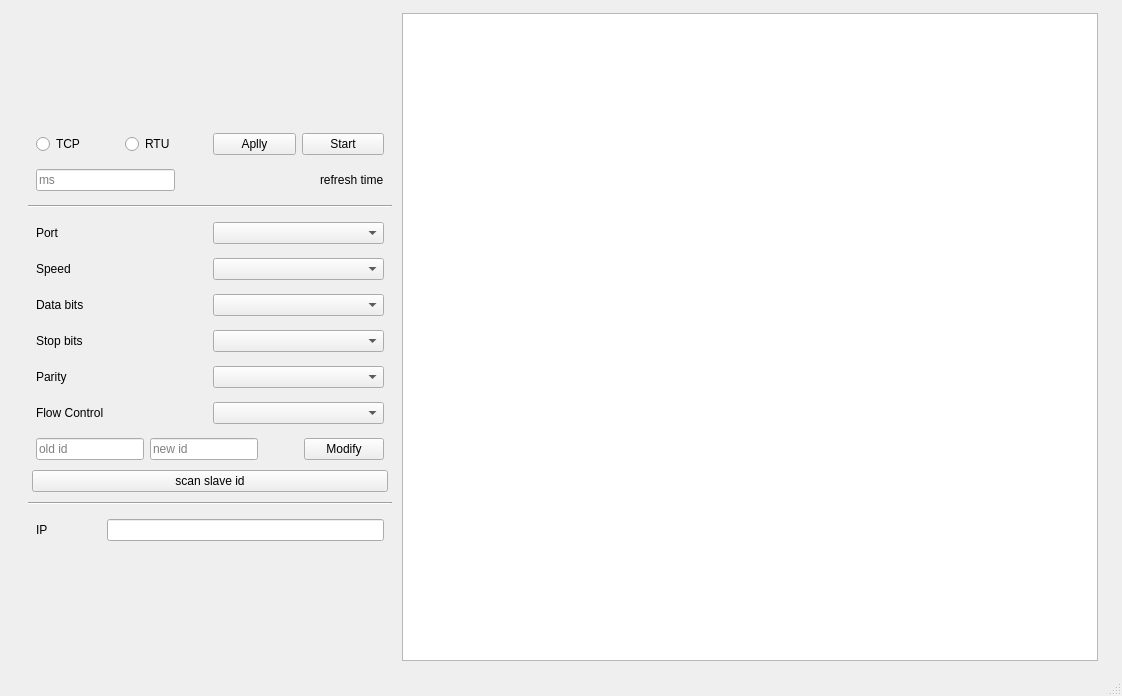
<?xml version="1.0" encoding="UTF-8"?>
<ui version="4.0">
 <class>Modbus</class>
 <widget class="QMainWindow" name="Modbus">
  <property name="enabled">
   <bool>true</bool>
  </property>
  <property name="geometry">
   <rect>
    <x>0</x>
    <y>0</y>
    <width>1122</width>
    <height>696</height>
   </rect>
  </property>
  <property name="windowTitle">
   <string>ModbusClient</string>
  </property>
  <widget class="QWidget" name="centralwidget">
   <layout class="QHBoxLayout" name="horizontalLayout_5" stretch="0">
    <property name="leftMargin">
     <number>20</number>
    </property>
    <property name="rightMargin">
     <number>20</number>
    </property>
    <item>
     <layout class="QHBoxLayout" name="horizontalLayout_2" stretch="0,1">
      <property name="leftMargin">
       <number>4</number>
      </property>
      <property name="topMargin">
       <number>4</number>
      </property>
      <property name="rightMargin">
       <number>4</number>
      </property>
      <property name="bottomMargin">
       <number>4</number>
      </property>
      <item>
       <layout class="QVBoxLayout" name="verticalLayout_4">
        <property name="leftMargin">
         <number>4</number>
        </property>
        <property name="topMargin">
         <number>4</number>
        </property>
        <property name="rightMargin">
         <number>4</number>
        </property>
        <property name="bottomMargin">
         <number>4</number>
        </property>
        <item>
         <spacer name="verticalSpacer">
          <property name="orientation">
           <enum>Qt::Vertical</enum>
          </property>
          <property name="sizeHint" stdset="0">
           <size>
            <width>20</width>
            <height>40</height>
           </size>
          </property>
         </spacer>
        </item>
        <item>
         <layout class="QVBoxLayout" name="vLayoutCtrl">
          <property name="leftMargin">
           <number>4</number>
          </property>
          <property name="topMargin">
           <number>4</number>
          </property>
          <property name="rightMargin">
           <number>4</number>
          </property>
          <property name="bottomMargin">
           <number>4</number>
          </property>
          <item>
           <layout class="QHBoxLayout" name="hLayoutCtrl">
            <property name="leftMargin">
             <number>4</number>
            </property>
            <property name="topMargin">
             <number>4</number>
            </property>
            <property name="rightMargin">
             <number>4</number>
            </property>
            <property name="bottomMargin">
             <number>4</number>
            </property>
            <item>
             <widget class="QRadioButton" name="radioButtonTcp">
              <property name="text">
               <string>TCP</string>
              </property>
             </widget>
            </item>
            <item>
             <widget class="QRadioButton" name="radioButtonRtu">
              <property name="text">
               <string>RTU</string>
              </property>
             </widget>
            </item>
            <item>
             <widget class="QPushButton" name="btnApplyConfig">
              <property name="text">
               <string>Aplly</string>
              </property>
             </widget>
            </item>
            <item>
             <widget class="QPushButton" name="btnStart">
              <property name="text">
               <string>Start</string>
              </property>
             </widget>
            </item>
           </layout>
          </item>
          <item>
           <layout class="QHBoxLayout" name="hLayoutRefreshTime">
            <property name="leftMargin">
             <number>4</number>
            </property>
            <property name="topMargin">
             <number>4</number>
            </property>
            <property name="rightMargin">
             <number>4</number>
            </property>
            <property name="bottomMargin">
             <number>4</number>
            </property>
            <item>
             <widget class="QLineEdit" name="lineEditInterval">
              <property name="sizePolicy">
               <sizepolicy hsizetype="Expanding" vsizetype="Fixed">
                <horstretch>0</horstretch>
                <verstretch>0</verstretch>
               </sizepolicy>
              </property>
              <property name="placeholderText">
               <string>ms</string>
              </property>
             </widget>
            </item>
            <item>
             <spacer name="horizontalSpacer">
              <property name="orientation">
               <enum>Qt::Horizontal</enum>
              </property>
              <property name="sizeHint" stdset="0">
               <size>
                <width>40</width>
                <height>20</height>
               </size>
              </property>
             </spacer>
            </item>
            <item>
             <widget class="QLabel" name="label">
              <property name="text">
               <string>refresh time</string>
              </property>
             </widget>
            </item>
           </layout>
          </item>
         </layout>
        </item>
        <item>
         <widget class="Line" name="line">
          <property name="orientation">
           <enum>Qt::Horizontal</enum>
          </property>
         </widget>
        </item>
        <item>
         <layout class="QVBoxLayout" name="vLayoutRTU">
          <property name="leftMargin">
           <number>4</number>
          </property>
          <property name="topMargin">
           <number>4</number>
          </property>
          <property name="rightMargin">
           <number>4</number>
          </property>
          <property name="bottomMargin">
           <number>4</number>
          </property>
          <item>
           <layout class="QHBoxLayout" name="hLayoutPort">
            <property name="leftMargin">
             <number>4</number>
            </property>
            <property name="topMargin">
             <number>4</number>
            </property>
            <property name="rightMargin">
             <number>4</number>
            </property>
            <property name="bottomMargin">
             <number>4</number>
            </property>
            <item>
             <widget class="QLabel" name="label_port">
              <property name="text">
               <string>Port</string>
              </property>
             </widget>
            </item>
            <item>
             <widget class="QComboBox" name="comboBoxPort"/>
            </item>
           </layout>
          </item>
          <item>
           <layout class="QHBoxLayout" name="hLayoutSpeed">
            <property name="leftMargin">
             <number>4</number>
            </property>
            <property name="topMargin">
             <number>4</number>
            </property>
            <property name="rightMargin">
             <number>4</number>
            </property>
            <property name="bottomMargin">
             <number>4</number>
            </property>
            <item>
             <widget class="QLabel" name="lablel_sleed">
              <property name="text">
               <string>Speed</string>
              </property>
             </widget>
            </item>
            <item>
             <widget class="QComboBox" name="comboBoxSpeed">
              <property name="enabled">
               <bool>true</bool>
              </property>
             </widget>
            </item>
           </layout>
          </item>
          <item>
           <layout class="QHBoxLayout" name="hLayoutDatabits">
            <property name="leftMargin">
             <number>4</number>
            </property>
            <property name="topMargin">
             <number>4</number>
            </property>
            <property name="rightMargin">
             <number>4</number>
            </property>
            <property name="bottomMargin">
             <number>4</number>
            </property>
            <item>
             <widget class="QLabel" name="label_data_bits">
              <property name="text">
               <string>Data bits</string>
              </property>
             </widget>
            </item>
            <item>
             <widget class="QComboBox" name="comboBoxDataBits">
              <property name="enabled">
               <bool>true</bool>
              </property>
             </widget>
            </item>
           </layout>
          </item>
          <item>
           <layout class="QHBoxLayout" name="hLayoutStopBits">
            <property name="leftMargin">
             <number>4</number>
            </property>
            <property name="topMargin">
             <number>4</number>
            </property>
            <property name="rightMargin">
             <number>4</number>
            </property>
            <property name="bottomMargin">
             <number>4</number>
            </property>
            <item>
             <widget class="QLabel" name="label_stop_bits">
              <property name="text">
               <string>Stop bits</string>
              </property>
             </widget>
            </item>
            <item>
             <widget class="QComboBox" name="comboBoxStopBits">
              <property name="enabled">
               <bool>true</bool>
              </property>
             </widget>
            </item>
           </layout>
          </item>
          <item>
           <layout class="QHBoxLayout" name="hLayoutParity">
            <property name="leftMargin">
             <number>4</number>
            </property>
            <property name="topMargin">
             <number>4</number>
            </property>
            <property name="rightMargin">
             <number>4</number>
            </property>
            <property name="bottomMargin">
             <number>4</number>
            </property>
            <item>
             <widget class="QLabel" name="label_parity">
              <property name="text">
               <string>Parity</string>
              </property>
             </widget>
            </item>
            <item>
             <widget class="QComboBox" name="comboBoxParity">
              <property name="enabled">
               <bool>true</bool>
              </property>
             </widget>
            </item>
           </layout>
          </item>
          <item>
           <layout class="QHBoxLayout" name="hLayoutFlowCtl">
            <property name="leftMargin">
             <number>4</number>
            </property>
            <property name="topMargin">
             <number>4</number>
            </property>
            <property name="rightMargin">
             <number>4</number>
            </property>
            <property name="bottomMargin">
             <number>4</number>
            </property>
            <item>
             <widget class="QLabel" name="label_flow_control">
              <property name="text">
               <string>Flow Control</string>
              </property>
             </widget>
            </item>
            <item>
             <widget class="QComboBox" name="comboBoxFlowControl">
              <property name="enabled">
               <bool>true</bool>
              </property>
             </widget>
            </item>
           </layout>
          </item>
          <item>
           <layout class="QHBoxLayout" name="horizontalLayout_8">
            <property name="spacing">
             <number>6</number>
            </property>
            <property name="leftMargin">
             <number>4</number>
            </property>
            <property name="topMargin">
             <number>4</number>
            </property>
            <property name="rightMargin">
             <number>4</number>
            </property>
            <property name="bottomMargin">
             <number>4</number>
            </property>
            <item>
             <widget class="QLineEdit" name="lineEditOldId">
              <property name="enabled">
               <bool>true</bool>
              </property>
              <property name="sizePolicy">
               <sizepolicy hsizetype="Minimum" vsizetype="Fixed">
                <horstretch>0</horstretch>
                <verstretch>0</verstretch>
               </sizepolicy>
              </property>
              <property name="minimumSize">
               <size>
                <width>0</width>
                <height>0</height>
               </size>
              </property>
              <property name="placeholderText">
               <string>old id</string>
              </property>
             </widget>
            </item>
            <item>
             <widget class="QLineEdit" name="lineEditNewId">
              <property name="placeholderText">
               <string>new id</string>
              </property>
             </widget>
            </item>
            <item>
             <spacer name="horizontalSpacer_2">
              <property name="orientation">
               <enum>Qt::Horizontal</enum>
              </property>
              <property name="sizeHint" stdset="0">
               <size>
                <width>40</width>
                <height>20</height>
               </size>
              </property>
             </spacer>
            </item>
            <item>
             <widget class="QPushButton" name="btnModifyId">
              <property name="text">
               <string>Modify</string>
              </property>
             </widget>
            </item>
           </layout>
          </item>
          <item>
           <widget class="QPushButton" name="btnScanID">
            <property name="sizePolicy">
             <sizepolicy hsizetype="Expanding" vsizetype="Fixed">
              <horstretch>0</horstretch>
              <verstretch>0</verstretch>
             </sizepolicy>
            </property>
            <property name="text">
             <string>scan slave id</string>
            </property>
           </widget>
          </item>
         </layout>
        </item>
        <item>
         <widget class="Line" name="line_2">
          <property name="orientation">
           <enum>Qt::Horizontal</enum>
          </property>
         </widget>
        </item>
        <item>
         <layout class="QVBoxLayout" name="vLayoutIP">
          <property name="leftMargin">
           <number>4</number>
          </property>
          <property name="topMargin">
           <number>4</number>
          </property>
          <property name="rightMargin">
           <number>4</number>
          </property>
          <property name="bottomMargin">
           <number>4</number>
          </property>
          <item>
           <layout class="QHBoxLayout" name="horizontalLayout" stretch="0,0">
            <property name="leftMargin">
             <number>4</number>
            </property>
            <property name="topMargin">
             <number>4</number>
            </property>
            <property name="rightMargin">
             <number>4</number>
            </property>
            <property name="bottomMargin">
             <number>4</number>
            </property>
            <item>
             <widget class="QLabel" name="label_flow_control_2">
              <property name="text">
               <string>IP                </string>
              </property>
             </widget>
            </item>
            <item>
             <widget class="QLineEdit" name="lineEditIp">
              <property name="enabled">
               <bool>true</bool>
              </property>
             </widget>
            </item>
           </layout>
          </item>
         </layout>
        </item>
        <item>
         <spacer name="verticalSpacer_2">
          <property name="orientation">
           <enum>Qt::Vertical</enum>
          </property>
          <property name="sizeHint" stdset="0">
           <size>
            <width>20</width>
            <height>40</height>
           </size>
          </property>
         </spacer>
        </item>
       </layout>
      </item>
      <item>
       <widget class="QTableView" name="tableView"/>
      </item>
     </layout>
    </item>
   </layout>
  </widget>
  <widget class="QMenuBar" name="menubar">
   <property name="geometry">
    <rect>
     <x>0</x>
     <y>0</y>
     <width>1122</width>
     <height>21</height>
    </rect>
   </property>
  </widget>
  <widget class="QStatusBar" name="statusbar"/>
 </widget>
 <resources/>
 <connections/>
</ui>
